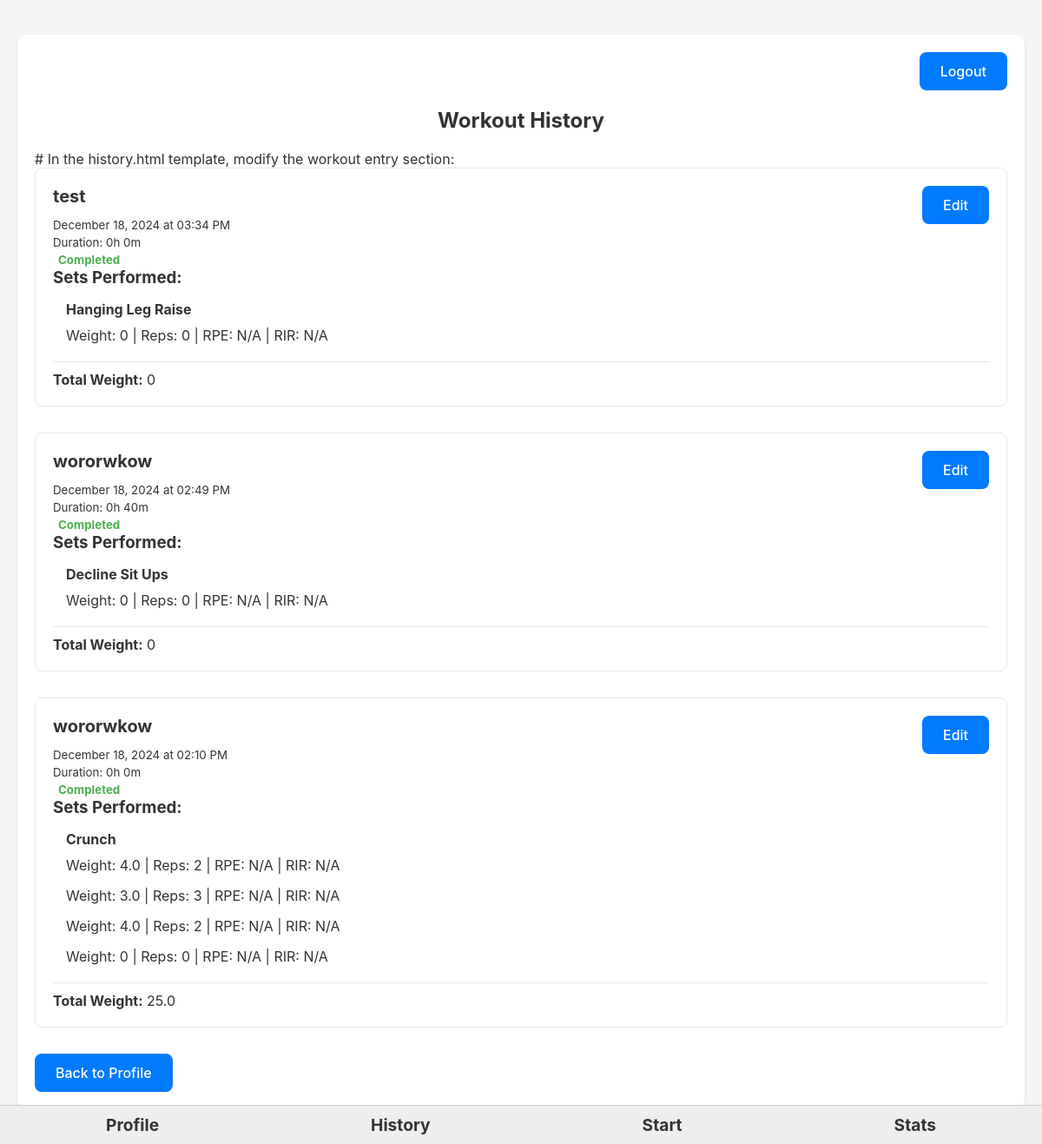
The app's page /history (signed in) with its own data.
### app.py (models this page shows, shortened)
class Workout(db.Model):
    id = db.Column(db.Integer, primary_key=True)
    user_id = db.Column(db.Integer, db.ForeignKey('user.id'), nullable=False)
    template_id = db.Column(db.Integer, db.ForeignKey('workout_template.id'))
    date = db.Column(db.DateTime, nullable=False, default=cstnow())
    name = db.Column(db.String(100))
    notes = db.Column(db.String(500))
    completed = db.Column(db.Boolean, default=False)
    end_time = db.Column(db.DateTime)  # Add this line
    sets = db.relationship('WorkoutSet', backref='workout', lazy=True)

class WorkoutSet(db.Model):
    id = db.Column(db.Integer, primary_key=True)
    workout_id = db.Column(db.Integer, db.ForeignKey('workout.id'), nullable=False)
    exercise_id = db.Column(db.Integer, db.ForeignKey('exercise.id'), nullable=False)
    weight = db.Column(db.Float)
    reps = db.Column(db.Integer)
    rpe = db.Column(db.Float)
    rir = db.Column(db.Integer)
    notes = db.Column(db.String(200))
    completed = db.Column(db.Boolean, default=False)
    exercise = db.relationship('Exercise', backref='sets')

class Exercise(db.Model):
    id = db.Column(db.Integer, primary_key=True)
    name = db.Column(db.String(100), nullable=False)
    category = db.Column(db.String(50), nullable=False)
    equipment = db.Column(db.String(50))

### app.py (the view)
@app.route('/history')
@login_required
def history():
    past_workouts = Workout.query.filter_by(user_id=current_user.id, completed=True).order_by(Workout.date.desc()).all()
    return render_template('history.html', workouts=past_workouts)

### app.py (called while the page is built)
@login_manager.user_loader
def load_user(user_id):
    return User.query.get(int(user_id))

### templates/history.html (shortened to what this page needs)
{% extends "base.html" %} {% block content %}
<div class="container">
    <div class="logout">
        <a href="{{ url_for('logout') }}" class="button">Logout</a>
    </div>
    <h1>Workout History</h1>
    {% if workouts %}
    # In the history.html template, modify the workout entry section:
    {% for w in workouts %}
        <div class="workout-entry">
            <div style="display: flex; justify-content: space-between; align-items: start;">
                <div>
                    <h2>{{ w.name or (w.template.name if w.template else 'Workout') }}</h2>
                    <small>{{ w.date.strftime('%B %d, %Y at %I:%M %p') }}</small><br>
                    {% if w.completed and w.end_time %}
                        {% set duration = w.end_time - w.date %}
                        {% set hours = duration.seconds // 3600 %}
                        {% set minutes = (duration.seconds % 3600) // 60 %}
                        <small>Duration: {{ hours }}h {{ minutes }}m</small><br>
                    {% endif %}
                    {% if w.completed %}
                        <small class="status completed">Completed</small>
                    {% else %}
                        <small class="status in-progress">In Progress</small>
                    {% endif %}
                </div>
                <a href="{{ url_for('edit_history', workout_id=w.id) }}" class="button" style="margin-left: 10px;">Edit</a>
            </div>
                {% if w.sets %}
                    <h3>Sets Performed:</h3>
                    {% set ns = namespace(total_weight=0, current_exercise=none, current_group=[]) %}
                    {% for s in w.sets %}
                        {% if ns.current_exercise != s.exercise.name or (ns.current_group and ns.current_group[-1].id != s.id - 1) %}
                            {% set ns.current_exercise = s.exercise.name %}
                            {% set ns.current_group = [s] %}
                            <div class="exercise-group">
                                <h4>{{ s.exercise.name }}</h4>
                        {% else %}
                            {% set ns.current_group = ns.current_group + [s] %}
                        {% endif %}
                        <div class="set-entry">
                            Weight: {{ s.weight if s.weight else 0 }} |
                            Reps: {{ s.reps if s.reps else 0 }} |
                            RPE: {{ s.rpe if s.rpe else 'N/A' }} |
                            RIR: {{ s.rir if s.rir else 'N/A' }}
                        </div>
                        {% if s.weight is not none and s.reps is not none %}
                            {% set ns.total_weight = ns.total_weight + (s.weight * s.reps) %}
                        {% endif %}
                        {% if loop.last %}
                            </div>
                        {% endif %}
                    {% endfor %}
                    <div class="total-weight">
                        <strong>Total Weight:</strong> {{ ns.total_weight }}
                    </div>
                {% else %}
                    <p>No sets recorded for this workout.</p>
                {% endif %}
            </div>
        {% endfor %}
    {% else %}
        <p class="history-body">No past workouts found.</p>
    {% endif %}
    <a href="{{ url_for('profile') }}" class="button">Back to Profile</a>
</div>
{% endblock %}

### templates/base.html (shortened to what this page needs)
<!DOCTYPE html>
<html lang="en">
<head>
    <link href="../static/style.css" rel="stylesheet">
</head>
<body>
    {% block content %}{% endblock %}
    <nav class="bottom-nav">
        <a href="{{ url_for('profile') }}">Profile</a>
        <a href="{{ url_for('history') }}">History</a>
        <a href="{{ url_for('start_workout_page') }}">Start</a>
        <a href="{{ url_for('stats') }}">Stats</a>
    </nav>
</body>
</html>

### static/style.css (style rules this page uses)
:root { --primary-color: #007AFF; --primary-hover-color: #0056b3; --danger-color: #dc3545; --danger-hover-color: #c82333; --success-color: #28a745; --success-hover-color: #218838; --neutral-color: #6c757d; --neutral-hover-color: #5a6268; --border-color: #ddd; --background-color: #f5f5f5; --card-background: white; --font-color: #333; --muted-color: #666; --muted-hover-color:#585353; --very-muted-color: #f0eaea; }
* { box-sizing: border-box; font-family: -apple-system, BlinkMacSystemFont, "Segoe UI", Roboto, Helvetica, Arial, sans-serif; margin: 0; padding: 0; }
body { background-color: var(--background-color); color: var(--font-color); padding: 20px; }
.container { max-width: 1200px; margin: 0 auto; padding: 20px; background-color: var(--card-background); border-radius: 12px; box-shadow: 0 2px 4px rgba(0, 0, 0, 0.1); padding: 20px; margin-bottom: 20px; }
h1 { font-size: 24px; color: var(--font-color); margin-bottom: 20px; text-align: center; }
h2 { font-size: 20px; color: var(--font-color); margin-bottom: 10px; }
button, a.button { background-color: var(--primary-color); color: white; border: none; padding: 12px 24px; border-radius: 8px; font-size: 16px; cursor:pointer; align-items: center; text-decoration: none; display: inline-block; transition: background-color 0.3s ease, transform 0.2s ease; }
.logout { text-align: right; }
.logout .button { background-color: var(--primary-color); }
a { color: var(--primary-color); text-decoration: none; font-weight: 500; }
.bottom-nav { position: fixed; bottom: 0; left: 0; width: 100%; background-color: #eee; display: flex; justify-content: space-around; padding: 10px 0; border-top: 1px solid #ccc; }
.bottom-nav a { color: var(--font-color); font-weight: bold; font-size: larger; }

### templates/history.html (style rules this page uses)
.logout { text-align: right; margin-bottom: 20px; }
.button { padding: 8px 16px; background-color: #3B82F6; color: white; border: none; border-radius: 6px; text-decoration: none; }
.workout-entry { margin-bottom: 30px; padding: 20px; border: 1px solid #E5E7EB; border-radius: 8px; }
.status { font-weight: bold; padding: 2px 6px; border-radius: 4px; }
.completed { color: #4CAF50; }
.exercise-group { margin: 15px 0; padding-left: 15px; }
.set-entry { margin: 5px 0; padding: 5px 0; }
.total-weight { margin-top: 15px; padding-top: 10px; border-top: 1px solid #E5E7EB; }

### records on screen
Workout: name "test", date "December 18, 2024 at 03:34 PM", hours "0", minutes "0", completed "Completed", total_weight "0"
WorkoutSet: exercise.name "Hanging Leg Raise", weight "0", reps "0", rpe "N/A", rir "N/A"
Workout: name "wororwkow", date "December 18, 2024 at 02:49 PM", hours "0", minutes "40", completed "Completed", total_weight "0"
WorkoutSet: exercise.name "Decline Sit Ups", weight "0", reps "0", rpe "N/A", rir "N/A"
Workout: name "wororwkow", date "December 18, 2024 at 02:10 PM", hours "0", minutes "0", completed "Completed", total_weight "25.0"
WorkoutSet: exercise.name "Crunch", weight "4.0", reps "2", rpe "N/A", rir "N/A"
WorkoutSet: weight "3.0", reps "3", rpe "N/A", rir "N/A"
WorkoutSet: weight "4.0", reps "2", rpe "N/A", rir "N/A"
WorkoutSet: weight "0", reps "0", rpe "N/A", rir "N/A"
